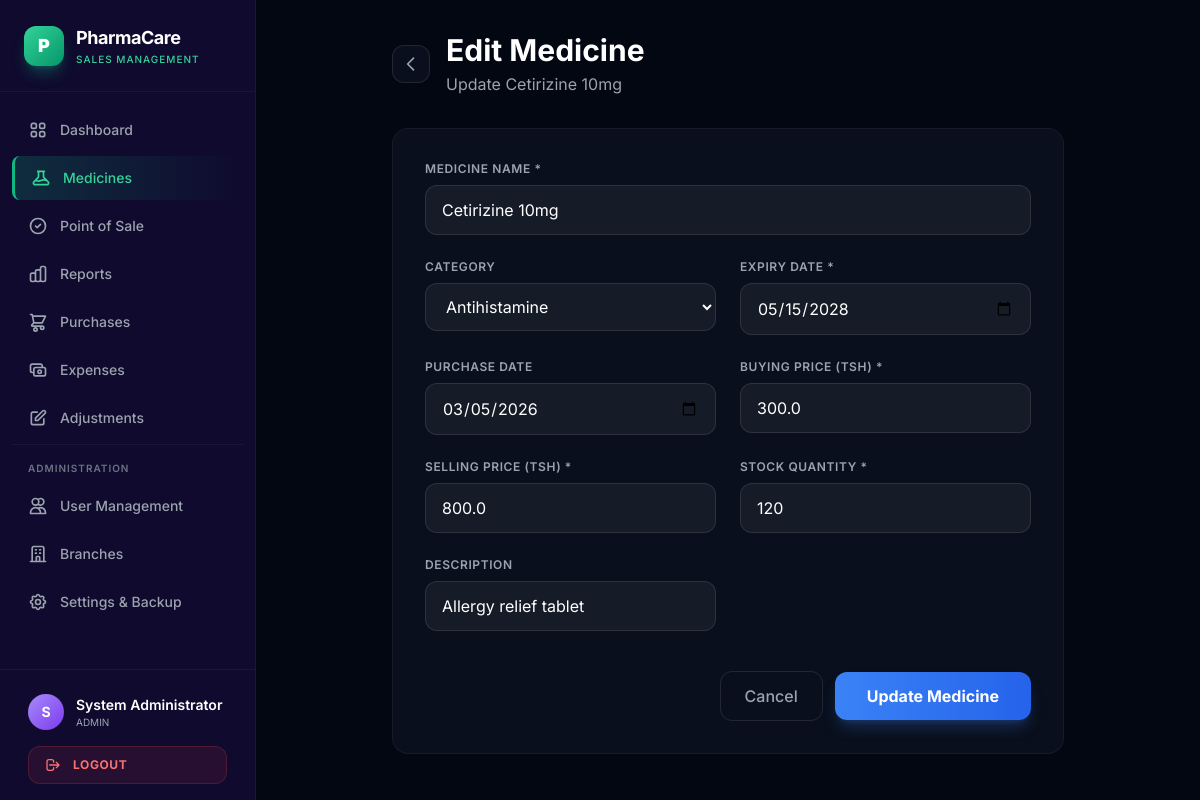
Screenshot of /medicines/edit/3 (signed in) with the database file from the repository.
### tables this page shows
CREATE TABLE medicines (
        id INTEGER PRIMARY KEY AUTOINCREMENT,
        name TEXT NOT NULL,
        category TEXT,
        description TEXT,
        buying_price REAL NOT NULL,
        selling_price REAL NOT NULL,
        stock_qty INTEGER NOT NULL DEFAULT 0,
        expiry_date TEXT NOT NULL,
        purchase_date TEXT,
        created_at TIMESTAMP DEFAULT CURRENT_TIMESTAMP
    );

### app.py (the view, shortened to what this page needs)
@app.route('/medicines/edit/<int:id>', methods=['GET', 'POST'])
@login_required
def edit_medicine(id):
    conn = get_db()
    med = conn.execute("SELECT * FROM medicines WHERE id=?", (id,)).fetchone()
    conn.close()
    if not med:
        flash('Medicine not found', 'error')
        return redirect(url_for('medicines'))
    return render_template('edit_medicine.html', medicine=med)

### app.py (called while the page is built)
def get_db():
    conn = sqlite3.connect(DB_FILE)
    conn.row_factory = sqlite3.Row
    conn.execute("PRAGMA foreign_keys = ON")
    return conn

def login_required(f):
    @wraps(f)
    def decorated(*args, **kwargs):
        if 'user_id' not in session:
            return redirect(url_for('login'))
        return f(*args, **kwargs)
    return decorated

### templates/edit_medicine.html (shortened to what this page needs)
{% extends "base.html" %}
{% block content %}
<div class="max-w-2xl mx-auto">
    <div class="flex items-center gap-4 mb-8">
        <a href="{{ url_for('medicines') }}" class="p-2 rounded-xl bg-gray-900/50 border border-white/10 text-gray-400 hover:text-white transition">
            <svg class="w-5 h-5" fill="none" stroke="currentColor" viewBox="0 0 24 24"><path stroke-linecap="round" stroke-linejoin="round" stroke-width="2" d="M15 19l-7-7 7-7"/></svg>
        </a>
        <div>
            <h1 class="text-3xl font-bold text-white">Edit Medicine</h1>
            <p class="text-gray-400 mt-1">Update {{ medicine['name'] }}</p>
        </div>
    </div>
    <form method="POST" class="bg-gray-900/50 border border-white/5 rounded-2xl p-8 space-y-6">
        <div class="grid grid-cols-1 md:grid-cols-2 gap-6">
            <div class="md:col-span-2">
                <label class="block text-xs font-semibold text-gray-400 uppercase tracking-wider mb-2">Medicine Name *</label>
                <input type="text" name="name" required value="{{ medicine['name'] }}"
                    class="w-full px-4 py-3 bg-white/5 border border-white/10 rounded-xl text-white placeholder-gray-500 focus:outline-none focus:ring-2 focus:ring-primary-500 transition">
            </div>
            <div>
                <label class="block text-xs font-semibold text-gray-400 uppercase tracking-wider mb-2">Category</label>
                <select name="category"
                    class="w-full px-4 py-3 bg-white/5 border border-white/10 rounded-xl text-white focus:outline-none focus:ring-2 focus:ring-primary-500 transition">
                    {% for cat in ['Painkiller','Antibiotic','Antihistamine','Antacid','Antidiabetic','Supplement','Cough Medicine','Hydration','Other'] %}
                    <option value="{{ cat }}" class="bg-gray-900" {% if medicine['category'] == cat %}selected{% endif %}>{{ cat }}</option>
                    {% endfor %}
                </select>
            </div>
            <div>
                <label class="block text-xs font-semibold text-gray-400 uppercase tracking-wider mb-2">Expiry Date *</label>
                <input type="date" name="expiry_date" required value="{{ medicine['expiry_date'] }}"
                    class="w-full px-4 py-3 bg-white/5 border border-white/10 rounded-xl text-white focus:outline-none focus:ring-2 focus:ring-primary-500 transition">
            </div>
            <div>
                <label class="block text-xs font-semibold text-gray-400 uppercase tracking-wider mb-2">Purchase Date</label>
                <input type="date" name="purchase_date" value="{{ medicine['purchase_date'] or '' }}"
                    class="w-full px-4 py-3 bg-white/5 border border-white/10 rounded-xl text-white focus:outline-none focus:ring-2 focus:ring-primary-500 transition">
            </div>
            <div>
                <label class="block text-xs font-semibold text-gray-400 uppercase tracking-wider mb-2">Buying Price (TSH) *</label>
                <input type="number" name="buying_price" required min="0" step="any" value="{{ medicine['buying_price'] }}"
                    class="w-full px-4 py-3 bg-white/5 border border-white/10 rounded-xl text-white focus:outline-none focus:ring-2 focus:ring-primary-500 transition">
            </div>
            <div>
                <label class="block text-xs font-semibold text-gray-400 uppercase tracking-wider mb-2">Selling Price (TSH) *</label>
                <input type="number" name="selling_price" required min="0" step="any" value="{{ medicine['selling_price'] }}"
                    class="w-full px-4 py-3 bg-white/5 border border-white/10 rounded-xl text-white focus:outline-none focus:ring-2 focus:ring-primary-500 transition">
            </div>
            <div>
                <label class="block text-xs font-semibold text-gray-400 uppercase tracking-wider mb-2">Stock Quantity *</label>
                <input type="number" name="stock_qty" required min="0" value="{{ medicine['stock_qty'] }}"
                    class="w-full px-4 py-3 bg-white/5 border border-white/10 rounded-xl text-white focus:outline-none focus:ring-2 focus:ring-primary-500 transition">
            </div>
            <div>
                <label class="block text-xs font-semibold text-gray-400 uppercase tracking-wider mb-2">Description</label>
                <input type="text" name="description" value="{{ medicine['description'] or '' }}"
                    class="w-full px-4 py-3 bg-white/5 border border-white/10 rounded-xl text-white placeholder-gray-500 focus:outline-none focus:ring-2 focus:ring-primary-500 transition">
            </div>
        </div>
        <div class="flex items-center justify-end gap-3 pt-4">
            <a href="{{ url_for('medicines') }}" class="px-6 py-3 rounded-xl border border-white/10 text-gray-400 hover:text-white hover:bg-white/5 transition font-medium">Cancel</a>
            <button type="submit" class="px-8 py-3 bg-gradient-to-r from-blue-500 to-blue-600 hover:from-blue-600 hover:to-blue-700 text-white font-bold rounded-xl shadow-lg shadow-blue-500/25 transition-all duration-200 transform hover:scale-[1.02] active:scale-[0.98]">
                Update Medicine
            </button>
        </div>
    </form>
</div>
{% endblock %}

### templates/base.html (style rules this page uses)
* { scrollbar-width: thin; scrollbar-color: #059669 #1e1b4b; }

### rows the page displays
medicines: name "Cetirizine 10mg", category "Antihistamine", expiry_date "05/15/2028", purchase_date "03/05/2026", buying_price "300.0", selling_price "800.0", stock_qty "120", description "Allergy relief tablet"

### other values shown
{{ session.get('full_name','')[0] if session.get('full_name') else 'U' }} "S"
{{ session.get('full_name','') }} "System Administrator"
{{ session.get('role','') }} "ADMIN"
